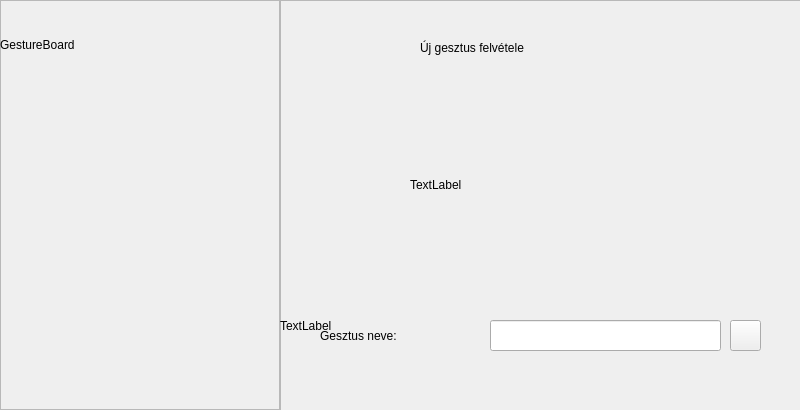
<?xml version="1.0" encoding="UTF-8"?>
<ui version="4.0">
 <class>Form</class>
 <widget class="QWidget" name="Form">
  <property name="geometry">
   <rect>
    <x>0</x>
    <y>0</y>
    <width>800</width>
    <height>410</height>
   </rect>
  </property>
  <property name="windowTitle">
   <string>Form</string>
  </property>
  <widget class="QFrame" name="frameNewGesture">
   <property name="geometry">
    <rect>
     <x>280</x>
     <y>0</y>
     <width>521</width>
     <height>411</height>
    </rect>
   </property>
   <property name="frameShape">
    <enum>QFrame::Shape::StyledPanel</enum>
   </property>
   <property name="frameShadow">
    <enum>QFrame::Shadow::Raised</enum>
   </property>
   <widget class="QLabel" name="lblInfo">
    <property name="geometry">
     <rect>
      <x>140</x>
      <y>40</y>
      <width>261</width>
      <height>16</height>
     </rect>
    </property>
    <property name="text">
     <string>Új gesztus felvétele</string>
    </property>
   </widget>
   <widget class="QLabel" name="lblUserGuide">
    <property name="geometry">
     <rect>
      <x>0</x>
      <y>240</y>
      <width>521</width>
      <height>171</height>
     </rect>
    </property>
    <property name="text">
     <string>TextLabel</string>
    </property>
    <property name="wordWrap">
     <bool>true</bool>
    </property>
   </widget>
   <widget class="QLabel" name="lblGestureInputLabel">
    <property name="geometry">
     <rect>
      <x>40</x>
      <y>320</y>
      <width>161</width>
      <height>31</height>
     </rect>
    </property>
    <property name="text">
     <string>Gesztus neve:</string>
    </property>
   </widget>
   <widget class="QLineEdit" name="txtinputGestureName">
    <property name="geometry">
     <rect>
      <x>210</x>
      <y>320</y>
      <width>231</width>
      <height>31</height>
     </rect>
    </property>
   </widget>
   <widget class="QPushButton" name="btnNameOK">
    <property name="geometry">
     <rect>
      <x>450</x>
      <y>320</y>
      <width>31</width>
      <height>31</height>
     </rect>
    </property>
    <property name="text">
     <string/>
    </property>
   </widget>
   <widget class="QLabel" name="lblCvImg">
    <property name="geometry">
     <rect>
      <x>130</x>
      <y>100</y>
      <width>270</width>
      <height>170</height>
     </rect>
    </property>
    <property name="text">
     <string>TextLabel</string>
    </property>
   </widget>
   <zorder>lblGestureInputLabel</zorder>
   <zorder>txtinputGestureName</zorder>
   <zorder>btnNameOK</zorder>
   <zorder>lblCvImg</zorder>
   <zorder>lblUserGuide</zorder>
   <zorder>lblInfo</zorder>
  </widget>
  <widget class="QFrame" name="frameBlue">
   <property name="geometry">
    <rect>
     <x>0</x>
     <y>0</y>
     <width>280</width>
     <height>410</height>
    </rect>
   </property>
   <property name="frameShape">
    <enum>QFrame::Shape::StyledPanel</enum>
   </property>
   <property name="frameShadow">
    <enum>QFrame::Shadow::Raised</enum>
   </property>
   <widget class="QLabel" name="lblTitle">
    <property name="geometry">
     <rect>
      <x>0</x>
      <y>20</y>
      <width>240</width>
      <height>50</height>
     </rect>
    </property>
    <property name="text">
     <string>GestureBoard</string>
    </property>
   </widget>
   <widget class="QLabel" name="lblDescription">
    <property name="geometry">
     <rect>
      <x>20</x>
      <y>90</y>
      <width>231</width>
      <height>241</height>
     </rect>
    </property>
    <property name="text">
     <string/>
    </property>
    <property name="wordWrap">
     <bool>true</bool>
    </property>
   </widget>
  </widget>
 </widget>
 <resources/>
 <connections/>
</ui>
